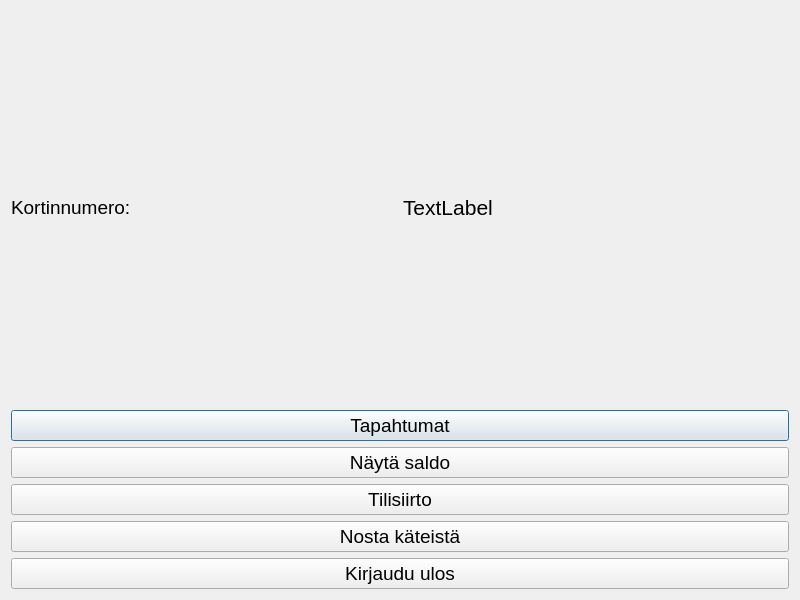
<?xml version="1.0" encoding="UTF-8"?>
<ui version="4.0">
 <class>cardInfo</class>
 <widget class="QDialog" name="cardInfo">
  <property name="geometry">
   <rect>
    <x>0</x>
    <y>0</y>
    <width>800</width>
    <height>600</height>
   </rect>
  </property>
  <property name="font">
   <font>
    <pointsize>14</pointsize>
   </font>
  </property>
  <property name="windowTitle">
   <string>Dialog</string>
  </property>
  <layout class="QVBoxLayout" name="verticalLayout_2" stretch="1,5">
   <property name="sizeConstraint">
    <enum>QLayout::SetDefaultConstraint</enum>
   </property>
   <item>
    <layout class="QHBoxLayout" name="horizontalLayout">
     <item>
      <widget class="QLabel" name="label">
       <property name="font">
        <font>
         <pointsize>14</pointsize>
        </font>
       </property>
       <property name="text">
        <string>Kortinnumero:</string>
       </property>
      </widget>
     </item>
     <item>
      <widget class="QLabel" name="labelUsername">
       <property name="font">
        <font>
         <pointsize>14</pointsize>
        </font>
       </property>
       <property name="text">
        <string>&lt;html&gt;&lt;head/&gt;&lt;body&gt;&lt;p&gt;&lt;span style=&quot; font-size:16pt;&quot;&gt;TextLabel&lt;/span&gt;&lt;/p&gt;&lt;/body&gt;&lt;/html&gt;</string>
       </property>
       <property name="buddy">
        <cstring>labelUsername</cstring>
       </property>
      </widget>
     </item>
    </layout>
   </item>
   <item>
    <layout class="QVBoxLayout" name="verticalLayout">
     <item>
      <widget class="QPushButton" name="btnHistory">
       <property name="font">
        <font>
         <pointsize>14</pointsize>
        </font>
       </property>
       <property name="text">
        <string>Tapahtumat</string>
       </property>
      </widget>
     </item>
     <item>
      <widget class="QPushButton" name="btnData">
       <property name="font">
        <font>
         <pointsize>14</pointsize>
        </font>
       </property>
       <property name="text">
        <string>Näytä saldo</string>
       </property>
      </widget>
     </item>
     <item>
      <widget class="QPushButton" name="btnTransfer">
       <property name="font">
        <font>
         <pointsize>14</pointsize>
        </font>
       </property>
       <property name="text">
        <string>Tilisiirto</string>
       </property>
      </widget>
     </item>
     <item>
      <widget class="QPushButton" name="buttonWithdrawCash">
       <property name="font">
        <font>
         <pointsize>14</pointsize>
        </font>
       </property>
       <property name="text">
        <string>Nosta käteistä</string>
       </property>
      </widget>
     </item>
     <item>
      <widget class="QPushButton" name="btnClose">
       <property name="baseSize">
        <size>
         <width>0</width>
         <height>0</height>
        </size>
       </property>
       <property name="font">
        <font>
         <pointsize>14</pointsize>
        </font>
       </property>
       <property name="text">
        <string>Kirjaudu ulos</string>
       </property>
      </widget>
     </item>
    </layout>
   </item>
  </layout>
 </widget>
 <resources/>
 <connections/>
</ui>
